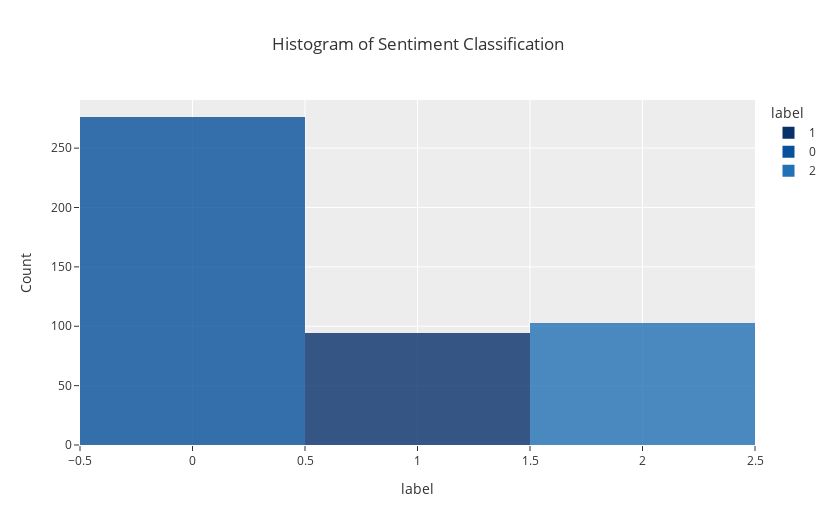

Notebook source saved alongside this figure:
### Code cell
import plotly.express as px
from plotly.subplots import make_subplots
import plotly.graph_objects as go
from plotly.offline import plot

# count of ratings
fig = px.histogram(df,
             x = 'label',
             title = 'Histogram of Sentiment Classification',
             template = 'ggplot2',
             color = 'label',
             color_discrete_sequence= px.colors.sequential.Blues_r,
             opacity = 0.8,
             height = 525,
             width = 835,
            )

fig.update_yaxes(title='Count')
fig.show()

### Figure 1 — Plotly figure (JSON) as saved in the notebook; plotly's stock layout.template omitted (floating-point values rounded to 4 significant figures; data arrays with more than 128 entries replaced by an {"elided": "..."} marker saying what was removed)
{"data": [{"alignmentgroup": "True", "bingroup": "x", "hovertemplate": "label=%{x}<br>count=%{y}<extra></extra>", "legendgroup": "1", "marker": {"color": "rgb(8,48,107)", "opacity": 0.8, "pattern": {"shape": ""}}, "name": "1", "offsetgroup": "1", "orientation": "v", "showlegend": true, "type": "histogram", "x": [1, 1, 1, 1, 1, 1, 1, 1, 1, 1, 1, 1, 1, 1, 1, 1, 1, 1, 1, 1, 1, 1, 1, 1, 1, 1, 1, 1, 1, 1, 1, 1, 1, 1, 1, 1, 1, 1, 1, 1, 1, 1, 1, 1, 1, 1, 1, 1, 1, 1, 1, 1, 1, 1, 1, 1, 1, 1, 1, 1, 1, 1, 1, 1, 1, 1, 1, 1, 1, 1, 1, 1, 1, 1, 1, 1, 1, 1, 1, 1, 1, 1, 1, 1, 1, 1, 1, 1, 1, 1, 1, 1, 1, 1], "xaxis": "x", "yaxis": "y"}, {"alignmentgroup": "True", "bingroup": "x", "hovertemplate": "label=%{x}<br>count=%{y}<extra></extra>", "legendgroup": "0", "marker": {"color": "rgb(8,81,156)", "opacity": 0.8, "pattern": {"shape": ""}}, "name": "0", "offsetgroup": "0", "orientation": "v", "showlegend": true, "type": "histogram", "x": {"elided": "276 int values"}, "xaxis": "x", "yaxis": "y"}, {"alignmentgroup": "True", "bingroup": "x", "hovertemplate": "label=%{x}<br>count=%{y}<extra></extra>", "legendgroup": "2", "marker": {"color": "rgb(33,113,181)", "opacity": 0.8, "pattern": {"shape": ""}}, "name": "2", "offsetgroup": "2", "orientation": "v", "showlegend": true, "type": "histogram", "x": [2, 2, 2, 2, 2, 2, 2, 2, 2, 2, 2, 2, 2, 2, 2, 2, 2, 2, 2, 2, 2, 2, 2, 2, 2, 2, 2, 2, 2, 2, 2, 2, 2, 2, 2, 2, 2, 2, 2, 2, 2, 2, 2, 2, 2, 2, 2, 2, 2, 2, 2, 2, 2, 2, 2, 2, 2, 2, 2, 2, 2, 2, 2, 2, 2, 2, 2, 2, 2, 2, 2, 2, 2, 2, 2, 2, 2, 2, 2, 2, 2, 2, 2, 2, 2, 2, 2, 2, 2, 2, 2, 2, 2, 2, 2, 2, 2, 2, 2, 2, 2, 2, 2], "xaxis": "x", "yaxis": "y"}], "layout": {"barmode": "relative", "height": 525, "legend": {"title": {"text": "label"}, "tracegroupgap": 0}, "title": {"text": "Histogram of Sentiment Classification"}, "width": 835, "xaxis": {"anchor": "y", "categoryarray": [1, 0, 2], "categoryorder": "array", "domain": [0, 1], "title": {"text": "label"}}, "yaxis": {"anchor": "x", "domain": [0, 1], "title": {"text": "Count"}}}}
